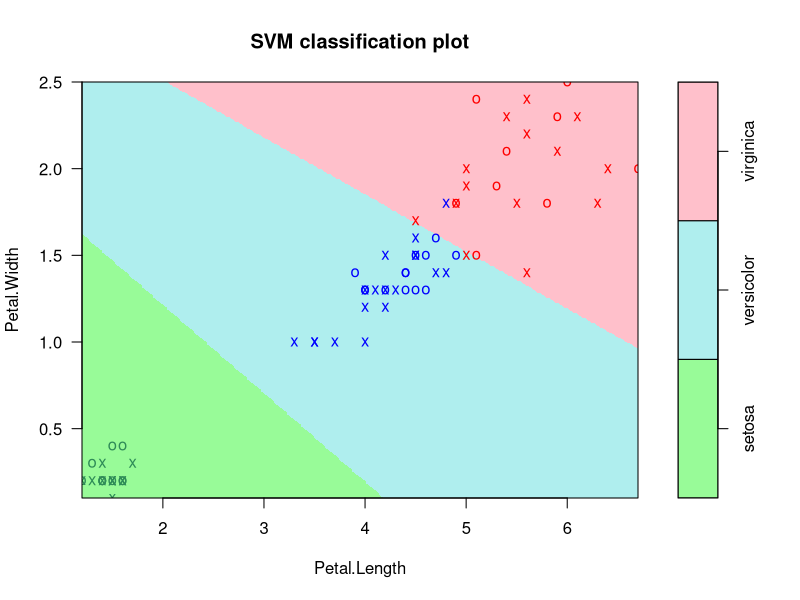

Recreate this plot in R.
library(e1071)
area.pallete = function (n = 3)
{
  cols = rainbow (n)
  cols [1:3] = c("PaleGreen", "PaleTurquoise", "Pink")
  return(cols)
}
symbols.pallete = c("SeaGreen", "Blue", "Red")
set.seed(0)
#C = 225 #train ideal
C = 0.1 #test ideal # with two errors but they are unavoidable for linear core
kernel = "linear"
data = iris [c("Petal.Width", "Petal.Length", "Species")]
trainIdx = sample(nrow(data), nrow(data) / 2, replace = FALSE)
train = data[trainIdx,]
dataTest = data[-trainIdx,]
objects = data[trainIdx, c("Petal.Width", "Petal.Length")]
testObjects = data[-trainIdx, c("Petal.Width", "Petal.Length")]
linearModel = svm(Species ~ ., data = train, type = "C-classification", cost = C, kernel = kernel)
plot(linearModel, dataTest, grid = 250, symbolPalette = symbols.pallete, color.palette = area.pallete)
forecastsTrain = predict(linearModel, objects)
print(table(train$"Species", forecastsTrain))
forecastsTest = predict(linearModel, testObjects)
cat("\n")
print(table(dataTest$"Species", forecastsTest))

